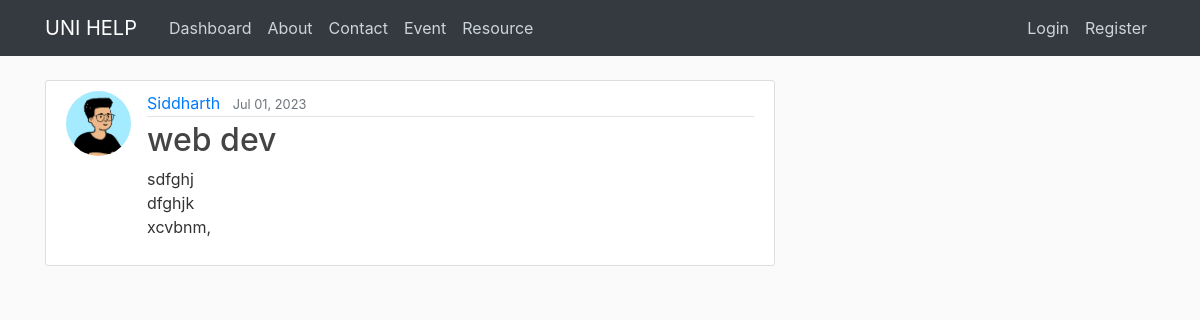
The app's page /post/2/ with its own data.
### blog/models.py (models this page shows, shortened)
class Post(models.Model):
    title = models.CharField(max_length=100)
    content = models.TextField()
    date_posted = models.DateTimeField(default=timezone.now)
    author = models.ForeignKey(User, on_delete=models.CASCADE)

### users/models.py (models this page shows, shortened)
class Profile(models.Model):
    user = models.OneToOneField(User, on_delete=models.CASCADE)
    role = models.CharField(max_length=10, default='Alumni')
    image = models.ImageField(default='default.png', upload_to='profile_pics')

### blog/views.py (the view)
# urls.py: path('post/<int:pk>/', PostDetailView.as_view(), name='post-detail'),  # pk: primary key
class PostDetailView(DetailView):
    model = Post

### blog/templates/blog/post_detail.html (shortened to what this page needs)
{% extends "blog/base.html" %}
{% block content %}
    <article class="media content-section">
        <img class="rounded-circle article-img" src="{{ object.author.profile.image.url }}">
        <div class="media-body">
            <div class="article-metadata">
                <a class="mr-2" href="{% url 'user-posts' object.author.username %}">{{ object.author }}</a>
                <small class="text-muted">{{ object.date_posted|date:"M d, Y" }}</small>
            </div>
            <h2 class="article-title">{{ object.title }}</h2>
            <p class="article-content">{{ object.content }}</p>
        </div>
    </article>
{% endblock content %}

### blog/static/blog/main.css (style rules this page uses)
body { background: #fafafa; color: #333333; margin-top: 5rem; }
h1, h2, h3, h4, h5, h6 { color: #444444; }
.content-section { background: #ffffff; padding: 10px 20px; border: 1px solid #dddddd; border-radius: 3px; margin-bottom: 20px; }
.article-title { color: #444444; }
.article-content { white-space: pre-line; }
.article-img { height: 65px; width: 65px; margin-right: 16px; }
.article-metadata { padding-bottom: 1px; margin-bottom: 4px; border-bottom: 1px solid #e3e3e3 }

### records on screen
Post: author.profile.image (picture), author "Siddharth", date_posted "Jul 01, 2023", title "web dev", content "sdfghj dfghjk xcvbnm,"
